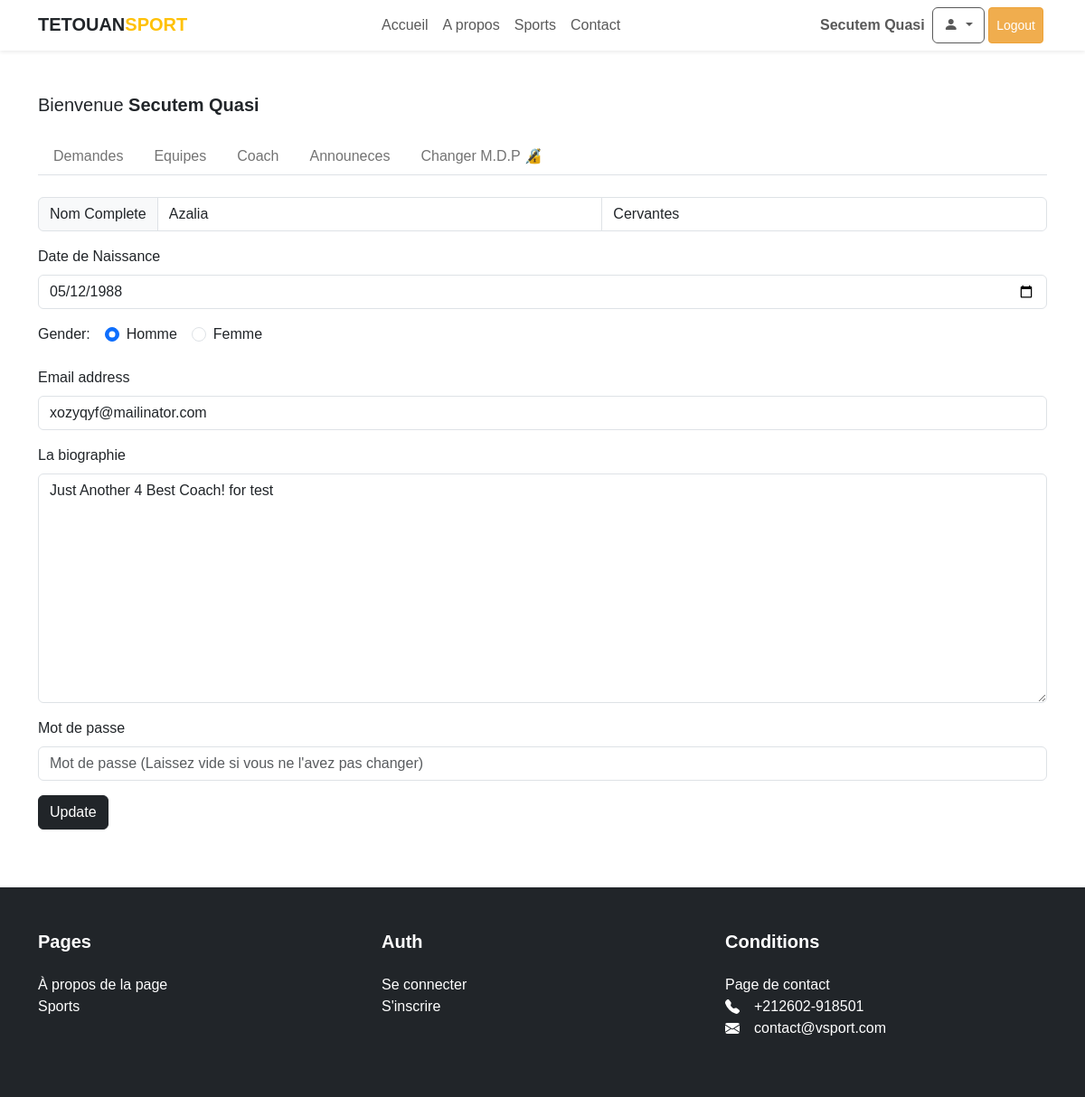
Page /secretaire/coach-edit.php?coach=43 (signed in) on the committed database.
### tables this page shows
CREATE TABLE `users` (
  `id` int UNSIGNED NOT NULL,
  `nom` varchar(255) NOT NULL,
  `prenom` varchar(255) NOT NULL,
  `email` varchar(255) NOT NULL,
  `date_naissance` date NOT NULL,
  `gender` varchar(5) NOT NULL DEFAULT 'homme',
  `password` varchar(300) NOT NULL,
  `bio` varchar(255) DEFAULT NULL,
  `role` varchar(10) NOT NULL DEFAULT 'user',
  `created_at` timestamp NOT NULL DEFAULT CURRENT_TIMESTAMP,
  `updated_at` timestamp NOT NULL DEFAULT CURRENT_TIMESTAMP
);

### secretaire/partials/check-user.php (called while the page is built, shortened)
<?php
require_once __DIR__ . '/../../Models/Coach.php';
$coachObj = new Coach($conn);
?>

### Models/Coach.php (called while the page is built, shortened)
<?php
class Coach
{
    public function getCoachById(int $id): object
    {
        $coach = $this->conn->prepare("SELECT * FROM users WHERE role='coach' AND id=:id");
        $coach->bindValue("id", $id);
        $coach->execute();
        return $coach->fetchObject();
    }
}
?>

### secretaire/coach-edit.php (the view, shortened to what this page needs)
<?php include __DIR__ . '/partials/check-user.php'; ?>
<!DOCTYPE html>
<html>
<head>
    <?php require_once __DIR__ . '/../partials/head.php'; ?>
</head>
<?php
if (isset($_GET['coach'])) {
    $selectedCoachId = (int) $_GET['coach'];
} else {
    header("location: " . APP_URL . "/secretaire/coach.php", true);
    exit();
}
$coach = $coachObj->getCoachById($selectedCoachId);
?>
<body>
    <div class="main-wrapper">
        <div class="content">
            <?php require_once __DIR__ . '/../partials/nav.php'; ?>
            <main class="container py-5">
                <?php include __DIR__ . '/partials/header.php'; ?>
                <?php
                $oldNom = isset($_POST['nom']) ? $_POST['nom'] : $coach->nom;
                $oldPrenom = isset($_POST['prenom']) ? $_POST['prenom'] : $coach->prenom;
                $oldDateNaissance = isset($_POST['date_naissance']) ? $_POST['date_naissance'] : $coach->date_naissance;
                $oldEmail = isset($_POST['email']) ? $_POST['email'] : $coach->email;
                $oldBio = isset($_POST['bio']) ? $_POST['bio'] : $coach->bio;
                ?>
                <form class="form" method="POST">
                    <div class="input-group mb-3">
                        <span for="" class="input-group-text">Nom Complete</span>
                        <input type="text" name="nom" placeholder="Nom" class="form-control" id="first_name" value="<?= $oldNom ?>" maxlength="200" required aria-label="first-name" />
                        <input type="text" name="prenom" placeholder="Prenom" class="form-control" id="last_name" value="<?= $oldPrenom ?>" maxlength="200" required aria-label="last-name" />
                    </div>
                    <div class="form-group mb-3">
                        <label for="date_naissance" class="form-label">Date de Naissance</label>
                        <input type="date" name="date_naissance" class="form-control" id="date_naissance" value="<?= $oldDateNaissance ?>" required />
                    </div>
                    <div class="form-group d-flex gap-3 mb-3">
                        <label for="gender" class="form-label">Gender:</label>
                        <div class="form-check">
                            <input class="form-check-input" type="radio" name="gender" id="homme" value="homme" <?= (isset($_POST['gender']) && $_POST['gender'] == 'homme') ? 'checked' : ''; ?> checked required />
                            <label class="form-check-label" for="homme">
                                Homme
                            </label>
                        </div>
                        <div class="form-check">
                            <input class="form-check-input" type="radio" name="gender" id="femme" value="femme" <?= (isset($_POST['gender']) && $_POST['gender'] == 'femme') ? 'checked' : ''; ?> required />
                            <label class="form-check-label" for="femme">
                                Femme
                            </label>
                        </div>
                    </div>
                    <div class="form-group mb-3">
                        <label for="inputEmail1" class="form-label">Email address</label>
                        <input type="email" name="email" placeholder="Email address" class="form-control" id="inputEmail1" aria-describedby="emailHelp" value="<?= $oldEmail ?>" maxlength="200" required />
                    </div>
                    <div class="form-group mb-3">
                        <label for="bio" class="form-label">La biographie</label>
                        <textarea name="bio" id="bio" class="form-control" cols="30" rows="10"><?= $oldBio ?></textarea>
                    </div>
                    <div class="form-group mb-3">
                        <label for="inputPassword" class="form-label">Mot de passe</label>
                        <input type="password" name="password" maxlength="255" placeholder="Mot de passe (Laissez vide si vous ne l'avez pas changer) " class="form-control" id="inputPassword"  />
                    </div>
                    <div class="form-group mb-3">
                        <button type="submit" name="create" class="btn btn btn-dark">Update</button>
                    </div>
                </form>
            </main>
        </div>
        <?php require_once __DIR__ . '/../partials/footer.php'; ?>
    </div>
</body>
</html>

### public/css/main.css (style rules this page uses)
html, body, div, span, p { margin: 0; padding: 0; border: 0; line-height: 1.5rem; }
html { box-sizing: border-box; }
*, *::before, *::after { box-sizing: inherit; }
body { line-height: 1; font-family: sans-serif; height: 100%; }
.main-wrapper { display: flex; flex-direction: column; min-height: 100vh; }
.content { flex: 1; }

### rows in the picture
users: nom "Azalia", prenom "Cervantes", date_naissance "05/12/1988", email "xozyqyf@mailinator.com", bio "Just Another 4 Best Coach! for test"

### other values in the picture
$_SESSION['user']->name "Secutem Quasi"
$user->name "Secutem Quasi"
contactPhone "+212602-918501"
contactEmail "contact@vsport.com"
